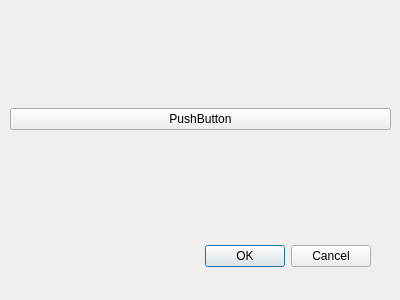
<?xml version="1.0" encoding="UTF-8"?>
<ui version="4.0">
 <class>Dialog</class>
 <widget class="QDialog" name="Dialog">
  <property name="geometry">
   <rect>
    <x>0</x>
    <y>0</y>
    <width>400</width>
    <height>300</height>
   </rect>
  </property>
  <property name="windowTitle">
   <string>Dialog</string>
  </property>
  <widget class="QDialogButtonBox" name="buttonBox">
   <property name="geometry">
    <rect>
     <x>30</x>
     <y>240</y>
     <width>341</width>
     <height>32</height>
    </rect>
   </property>
   <property name="orientation">
    <enum>Qt::Horizontal</enum>
   </property>
   <property name="standardButtons">
    <set>QDialogButtonBox::Cancel|QDialogButtonBox::Ok</set>
   </property>
  </widget>
  <widget class="QWidget" name="verticalLayoutWidget">
   <property name="geometry">
    <rect>
     <x>10</x>
     <y>9</y>
     <width>381</width>
     <height>221</height>
    </rect>
   </property>
   <layout class="QVBoxLayout" name="verticalLayout">
    <item>
     <widget class="QPushButton" name="pushButton">
      <property name="enabled">
       <bool>true</bool>
      </property>
      <property name="sizePolicy">
       <sizepolicy hsizetype="Minimum" vsizetype="Fixed">
        <horstretch>0</horstretch>
        <verstretch>0</verstretch>
       </sizepolicy>
      </property>
      <property name="maximumSize">
       <size>
        <width>16777214</width>
        <height>16777215</height>
       </size>
      </property>
      <property name="text">
       <string>PushButton</string>
      </property>
     </widget>
    </item>
   </layout>
  </widget>
 </widget>
 <resources/>
 <connections>
  <connection>
   <sender>buttonBox</sender>
   <signal>accepted()</signal>
   <receiver>Dialog</receiver>
   <slot>accept()</slot>
   <hints>
    <hint type="sourcelabel">
     <x>248</x>
     <y>254</y>
    </hint>
    <hint type="destinationlabel">
     <x>157</x>
     <y>274</y>
    </hint>
   </hints>
  </connection>
  <connection>
   <sender>buttonBox</sender>
   <signal>rejected()</signal>
   <receiver>Dialog</receiver>
   <slot>reject()</slot>
   <hints>
    <hint type="sourcelabel">
     <x>316</x>
     <y>260</y>
    </hint>
    <hint type="destinationlabel">
     <x>286</x>
     <y>274</y>
    </hint>
   </hints>
  </connection>
 </connections>
</ui>
